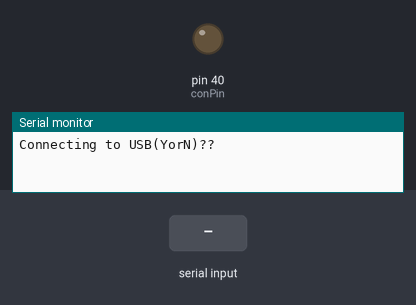
The sketch below on a simulated Arduino Mega 2560, built with avr-gcc and run on an emulated ATmega2560. Shown: output pins drawn as LEDs (lit = HIGH), the last lines printed to the serial monitor. The inputs (shaded band) are chosen by the test bench.

Above: at 1.2 s.
1.3 s: "Y" received over Serial
At 2.2 s:
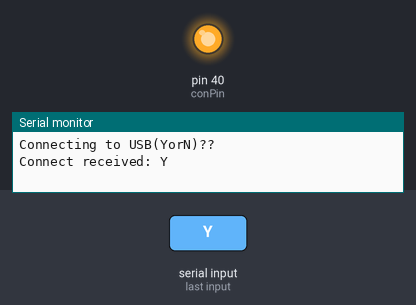
2.8 s: "N" received over Serial
At 3.3 s:
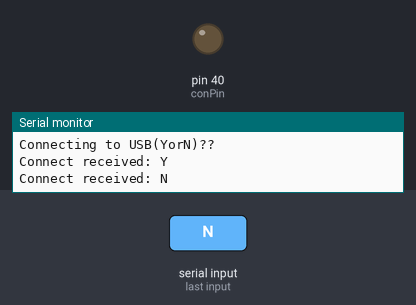
Timing chart, 0 to 5.8 s (numbered marks = the images above; inputs shaded):
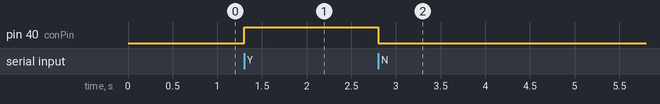

Measured:
- after the input at 1.3 s, pin 40 (conPin): LOW → HIGH at once
- after the input at 2.8 s, pin 40 (conPin): HIGH → LOW at once

The sketch:

mega_usb_switch_test.ino
```cpp
//Mega USB switch test

char incomingByte = 0;
const int conPin = 40;

void setup() {
  pinMode(conPin, OUTPUT);
  Serial.begin(115200);
  Serial.println("Connecting to USB(YorN)??");
}

void loop() {
  while (Serial.available() > 0) {
    incomingByte = Serial.read();
    Serial.print("Connect received: ");
    Serial.println(incomingByte);
  }

  if (incomingByte == 'Y'){
    digitalWrite(conPin, HIGH);
  }
  else if(incomingByte == 'N'){
    digitalWrite(conPin, LOW);
  }
}
```
